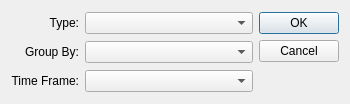
<?xml version="1.0" encoding="UTF-8"?>
<ui version="4.0">
 <class>preferencesHistory</class>
 <widget class="QDialog" name="preferencesHistory">
  <property name="geometry">
   <rect>
    <x>0</x>
    <y>0</y>
    <width>350</width>
    <height>104</height>
   </rect>
  </property>
  <property name="minimumSize">
   <size>
    <width>350</width>
    <height>0</height>
   </size>
  </property>
  <property name="windowTitle">
   <string>History Settings</string>
  </property>
  <layout class="QGridLayout" name="gridLayout">
   <item row="0" column="0">
    <widget class="QLabel" name="_typeLit">
     <property name="text">
      <string>Type:</string>
     </property>
     <property name="alignment">
      <set>Qt::AlignRight|Qt::AlignTrailing|Qt::AlignVCenter</set>
     </property>
    </widget>
   </item>
   <item row="0" column="1">
    <widget class="XComboBox" name="_type">
     <property name="sizePolicy">
      <sizepolicy hsizetype="Expanding" vsizetype="Fixed">
       <horstretch>0</horstretch>
       <verstretch>0</verstretch>
      </sizepolicy>
     </property>
    </widget>
   </item>
   <item row="0" column="2" rowspan="3">
    <widget class="QDialogButtonBox" name="buttonBox">
     <property name="orientation">
      <enum>Qt::Vertical</enum>
     </property>
     <property name="standardButtons">
      <set>QDialogButtonBox::Cancel|QDialogButtonBox::Ok</set>
     </property>
    </widget>
   </item>
   <item row="1" column="0">
    <widget class="QLabel" name="_groupByLit">
     <property name="text">
      <string>Group By:</string>
     </property>
     <property name="alignment">
      <set>Qt::AlignRight|Qt::AlignTrailing|Qt::AlignVCenter</set>
     </property>
    </widget>
   </item>
   <item row="1" column="1">
    <widget class="XComboBox" name="_groupBy">
     <property name="sizePolicy">
      <sizepolicy hsizetype="Expanding" vsizetype="Fixed">
       <horstretch>0</horstretch>
       <verstretch>0</verstretch>
      </sizepolicy>
     </property>
    </widget>
   </item>
   <item row="2" column="0">
    <widget class="QLabel" name="_timeFramLit">
     <property name="text">
      <string>Time Frame:</string>
     </property>
     <property name="alignment">
      <set>Qt::AlignRight|Qt::AlignTrailing|Qt::AlignVCenter</set>
     </property>
    </widget>
   </item>
   <item row="2" column="1">
    <widget class="XComboBox" name="_timeFrame">
     <property name="sizePolicy">
      <sizepolicy hsizetype="Expanding" vsizetype="Fixed">
       <horstretch>0</horstretch>
       <verstretch>0</verstretch>
      </sizepolicy>
     </property>
    </widget>
   </item>
  </layout>
 </widget>
 <customwidgets>
  <customwidget>
   <class>XComboBox</class>
   <extends>QComboBox</extends>
   <header>xcombobox.h</header>
  </customwidget>
 </customwidgets>
 <resources/>
 <connections>
  <connection>
   <sender>buttonBox</sender>
   <signal>accepted()</signal>
   <receiver>preferencesHistory</receiver>
   <slot>accept()</slot>
   <hints>
    <hint type="sourcelabel">
     <x>248</x>
     <y>254</y>
    </hint>
    <hint type="destinationlabel">
     <x>157</x>
     <y>274</y>
    </hint>
   </hints>
  </connection>
  <connection>
   <sender>buttonBox</sender>
   <signal>rejected()</signal>
   <receiver>preferencesHistory</receiver>
   <slot>reject()</slot>
   <hints>
    <hint type="sourcelabel">
     <x>316</x>
     <y>260</y>
    </hint>
    <hint type="destinationlabel">
     <x>286</x>
     <y>274</y>
    </hint>
   </hints>
  </connection>
 </connections>
</ui>
